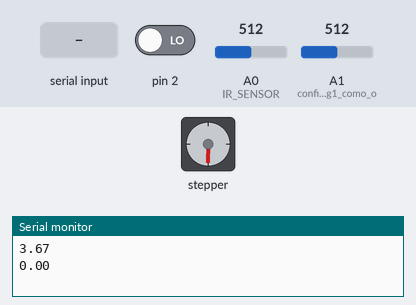
Bench run of a sketch on a simulated Arduino Uno, built with avr-gcc and run on an emulated ATmega328P. Parts: stepper motor, the last lines printed to the serial monitor. Inputs (shaded band) come from the test bench; at power-on: pin 2 LOW, A0 (IR_SENSOR) = 512, A1 (configura_analog1_como_o) = 512. Stepper angles assume 200 steps per turn.

Above: at 1.2 s.
1.3 s: "P" received over Serial
At 1.3 s:
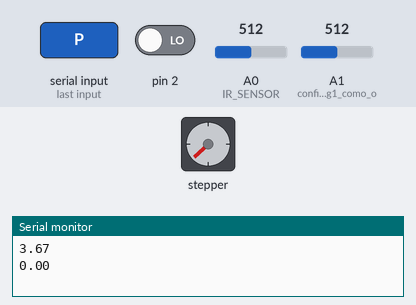
2.8 s: "P90\n" received over Serial
At 3.26 s:
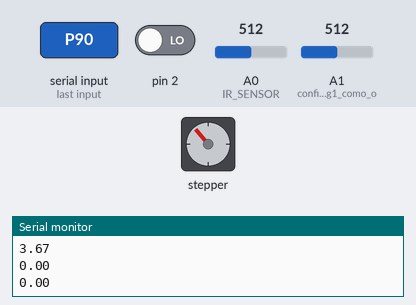
At 5.4 s:
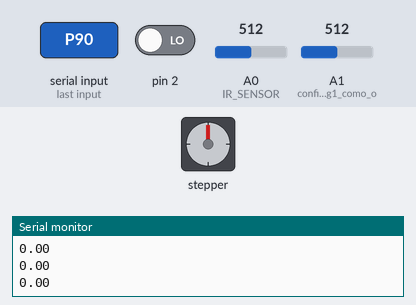
Timing chart, 0 to 6.9 s (numbered marks = the images above; inputs shaded):
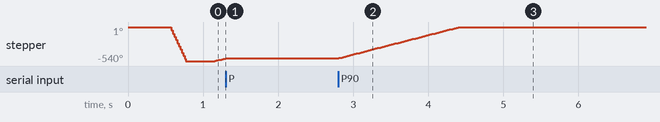

Measured:
- after the input at 1.3 s, stepper: stops changing and stays -494°
- after the input at 2.8 s, stepper: turns 494° clockwise in 1.6 s, starting at once
- by itself, stepper: turns 540° counter-clockwise in 0.22 s, then 46° clockwise in 0.14 s

The sketch:

prog.ino
```cpp
#include <Stepper.h>
#include <TimerOne.h>

const int stepsPerRevolution = 200;

//Inicializa a biblioteca utilizando as portas de 8 a 11 para
//ligacao ao motor
Stepper myStepper(stepsPerRevolution, 8,10,9,11);

  float kp = 10;
  float ki = 5;
  float kd = 5;
  float T = 1;
  float nivel = 0;
  float setpoint = 3;
  float erro;
  float derivada;
  float integral;
  float erroant;
  float integralant;
  float saida;
  int cont = 0;
  int IR_SENSOR = 0; // Sensor is connected to the analog A0
  int intSensorResult = 0; //Sensor result
  float fltSensorCalc = 0; //Calculated value
  int contador  = 0;
  float total = 0;
  float media;

  bool ligado = false;
  int valorA0 = 0, totalA0 = 0;
  int valorA1 = 0, totalA1 = 0;
  byte i = 0;
  int pwm = 0;
  String dado;

  float vazao; //Variável para armazenar o valor em L/min
  int contaPulso; //Variável para a quantidade de pulsos
  int Min = 00; //Variável para minutos
  float Litros = 0; //Variável para Quantidade de agua
  float MiliLitros = 0; //Variavel para Conversão


void setup() {
  myStepper.setSpeed(60); //Determina a velocidade inicial do motor
  pinMode(A0, INPUT);     //configura analog0 como o sensor de nível
  pinMode(A1, INPUT);     //configura analog1 como o sensor de vazao
  Serial.begin(9600);

  Timer1.initialize(1000000);
  Timer1.attachInterrupt(callback);

  pinMode(2, INPUT);
  attachInterrupt(0, incpulso, RISING); //Configura o pino 2(Interrupção 0) interrupção
}

void callback(){
 vazao = contaPulso / 5.5;
 i++;
 contaPulso = 0;
}

void loop() {
  // put your main code here, to run repeatedly:


  if (Serial.available())  //se byte pronto para leitura
  {
    //verifica qual caracter recebido...
    switch(Serial.read())
    {
      case 'A': //Liga o controle
        ligado = true;
        //digitalWrite(13, HIGH);

        break;

      case 'B':  //desliga o controle
        ligado = false;
        //digitalWrite(13, LOW);
        break;

      case 'W':
        if(ligado){
          //cria string de comunicacao com os dados a serem enviados...
          dado =  String(valorA0, DEC) + "#"; //pega valor de A0
          dado +=  String(valorA1, DEC) + "#"; //pega valor de A1
          Serial.println(dado);  //envia a string com dados lidos...
        }
        break;

      case 'K':
        if(ligado){
          kp = Serial.parseInt();
          ki = Serial.parseInt();
          kd = Serial.parseInt();
          Serial.println(kp + ' '  + ki + ' ' + kd );  //envia a string com dados lidos...
        }
        break;

      case 'P':
        setpoint = Serial.parseInt();
        if(setpoint < 0 ){
          setpoint = 0;
        }
         else if(setpoint > 255){
          setpoint=255;
        }
        break;
    }
  }

      erro = setpoint - nivel;
      derivada= (kd* (erro - erroant)/T);
      integral = (ki*(erro + erroant)*(T/2));

      saida = (kp * erro) + integralant + integral + derivada;

     if (saida > 60){
         saida = 60;
      }
      else if(saida<0){
         saida = 0;
     }

      erroant = erro;
      integralant = integral;

//--------------------------------------
  //Le valor Analg. 8x e faz a media...
  totalA0 += analogRead(A0);
  totalA1 += analogRead(A1);
   i++;
  if(i == 8)
  { //divide total por 8...

    valorA0 = totalA0 >> 3; totalA0 = 0;
    valorA1 = totalA1 >> 3; totalA1 = 0;
    valorA0 = map(valorA0,0,1023,0,255);// mudou a escala de 1023 para 0-255
    valorA1 = map(valorA1,0,1023,0,255);// mudou a escala de 1023 para 0-255
      i = 0;
  }

    intSensorResult = analogRead(IR_SENSOR); //Get sensor value
    fltSensorCalc = (6787.0 / (intSensorResult - 3.0)) - 4.0; //Calculate distance in cm
    total += fltSensorCalc;

    contador++;

    if(contador == 1000){
      media = total /contador;
      nivel = 13 - media ;

      if(nivel >= 4){
        nivel = 4;
      }
      if(nivel <=0){
        nivel = 0;
      }
      contador = 0;
      Serial.println(nivel);  //envia a string com dados lidos...
    }

 //Serial.print(cmMsec)

    if(nivel>setpoint && cont<300){
        myStepper.setSpeed(saida);
        myStepper.step(-1);//fecha o registro
        cont++;
      }
    else if(nivel<setpoint && cont>0){
       myStepper.setSpeed(saida);
       myStepper.step(1);//abre o registro
       cont--;
     }
}

void incpulso ()
{
 contaPulso++; //Incrementa a variável de pulsos
}
```
